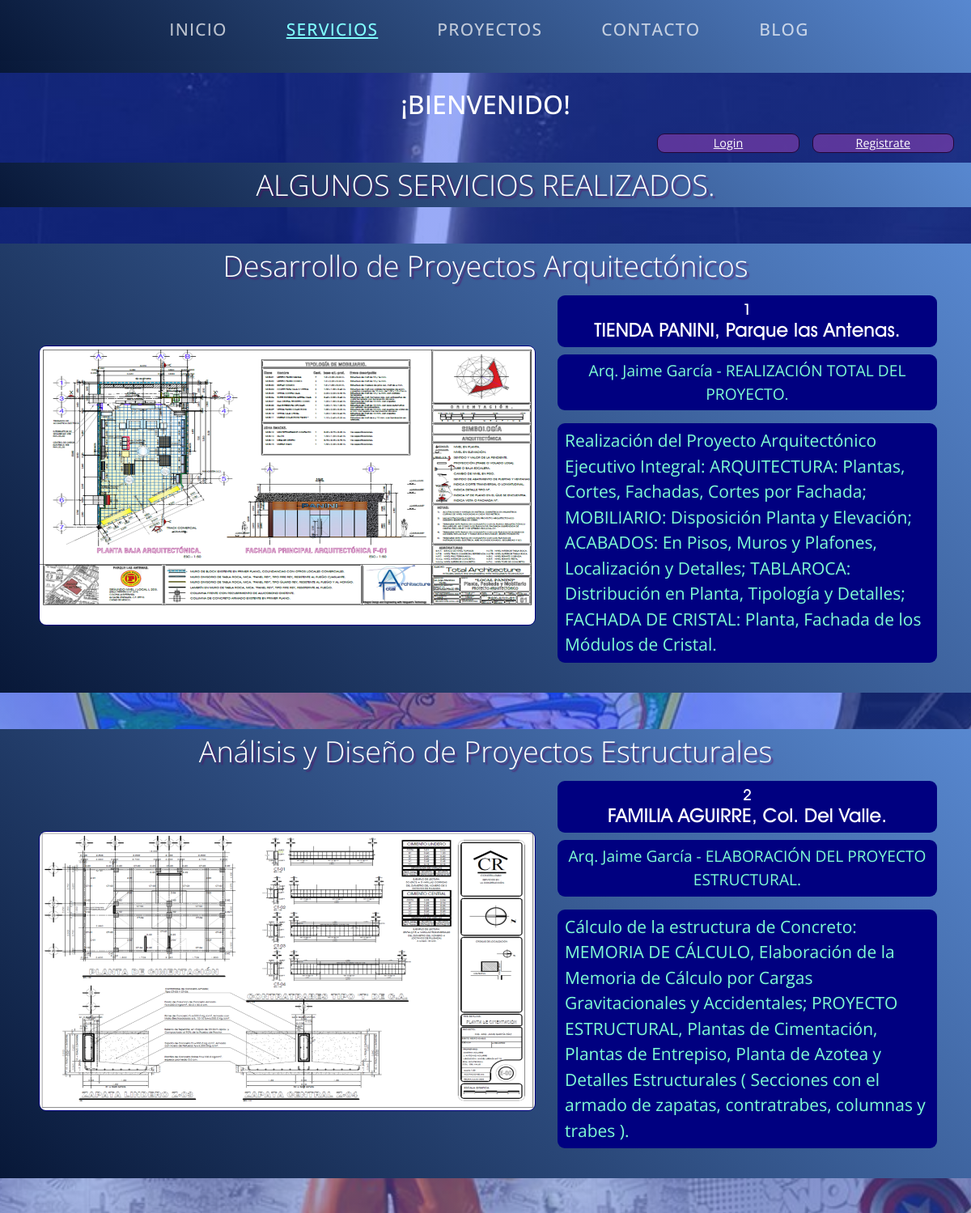
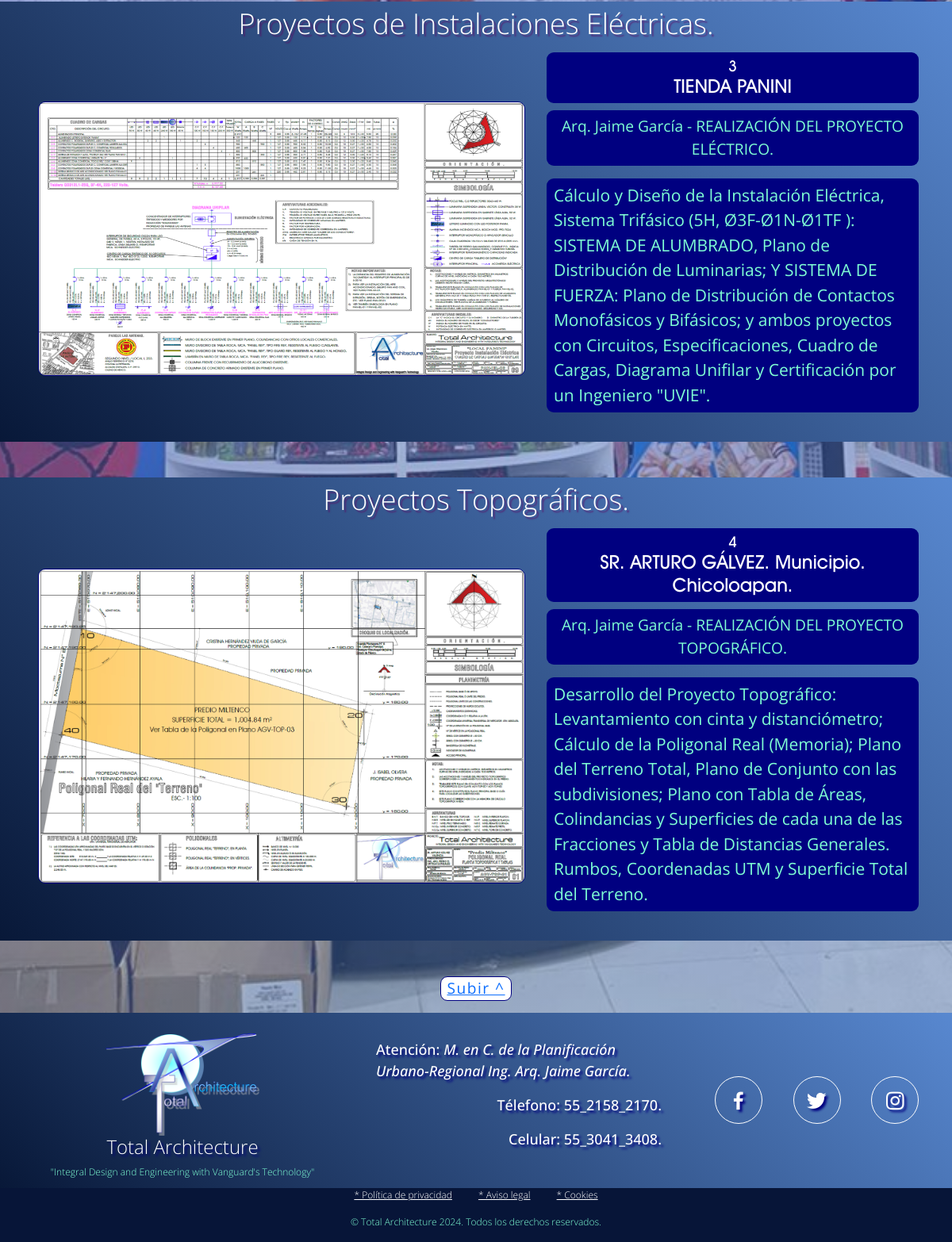
Screenshot of /servicios with the database file from the repository (2 pictures, top to bottom).
### Servicios/models.py (models this page shows, shortened)
class Servicios(models.Model):
    titulo = models.CharField(max_length=45)
    nombre = models.CharField(max_length=45)
    persona_funcion = models.CharField(max_length=75)
    contenido = models.TextField('Contenido:', max_length=360)
    imagen = models.ImageField(upload_to='servicios_media')
    created = models.DateTimeField(auto_now_add=True)
    updated = models.DateField(auto_now_add = True)
    class Meta():
        verbose_name='servicio'
        verbose_name_plural='servicios'

### Servicios/views.py (the view)
# urls.py: path('', views.servicios, name="Servicios"), # Ahora apunta a la raíz
def servicios(request):
    servicios=Servicios.objects.all()
    return render(request, "Servicios/servicios.html",{"servicios_tmp": servicios})

### Servicios/templates/servicios/servicios.html (shortened to what this page needs)
{% extends "TA_Inicio/base.html" %} {% load static %}
{% block content %}
<div class="contenedor_gral">
  <h2 class="subtitulo">ALGUNOS SERVICIOS REALIZADOS.</h2>
</div>
{% for servicio in servicios_tmp %}
<section class="seccion_pagina">
  <div class="contenedor_gral">
    <h2 class="subtitulo">{{servicio.titulo}}</h2>
      <div class="seccion_recuadro">
          <img class="seccion_recuadro_img" src="{{servicio.imagen.url}}" alt="Imagen_01">
          <div class="seccion_recuadro_texto">
              <h2 class="seccion_encabezado" >
                  <span class="seccion_eslogan">{{servicio.id}}</span>
                  <span class="seccion_titulo">{{servicio.nombre}}</span>
              </h2>
              <p class="seccion_descripcion" id="persona_funcion"> {{servicio.persona_funcion}}</p>
              <p class="seccion_descripcion">{{servicio.contenido}}</p>
          </div>
      </div>
    </div>
  </section>
  {% endfor %}
{% endblock content %}

### TA_Inicio/static/css_ta/estilos.css (style rules this page uses)
* { margin: 0; padding: 0; box-sizing: border-box; }
:root { scroll-behavior: smooth; }
body { font-family: 'Open Sans',sans-serif; background: linear-gradient(rgba(25, 61, 240, 0.45), rgba(89, 137, 208, 0.45)), url("../imgs_plantilla_base/PA-Panini_Vista_Interior_100%.jpg"); background-size: cover; background-position: center; background-attachment: fixed; margin: 0 0; }
h1, h2, h3, h4, h5, h6 { font-family: 'Open Sans'; color:#fff }
p { font-weight: 100; font-size: 0.75rem; color: aquamarine; }
.contenedor_gral { width: 100%; min-width: 450px; overflow: hidden; background-image: linear-gradient(45deg, rgba(8, 24, 56), rgba(88, 136, 208)); }
.contenedor_gral .subtitulo { color: rgb(255, 255, 255); text-shadow: 3px 3px 1.5px rgba(95, 0, 95, 0.5); margin-top: 6px; margin-bottom: 6px; font-weight: 300; font-size: 19.5px; text-align: center; }
.seccion_pagina { width: 100vw; margin-top: 45px; margin-bottom: 45px; margin-left: auto; margin-right: auto; position: relative; z-index: -3; }
.seccion_recuadro { margin-top: 9px; margin-bottom: 15px; width: 96vw; display: flex; flex-direction: column; justify-content: space-between; align-content: center; }
.seccion_recuadro_img { border: 0.9px solid rgb(0, 0, 128); border-radius: 9px; max-width: 90%; object-fit: cover; align-self: center; display: block; }
.seccion_recuadro_texto { padding: 6px; margin: auto 12px; display: flex; flex-direction: column; flex-wrap: wrap; justify-content: center; }
.seccion_encabezado { padding: 6px 0; margin-bottom: 9px; border-radius: 9px; background-color: navy; flex-shrink: 0; flex-basis: 15%; }
.seccion_eslogan, .seccion_titulo { font-family: 'TA-Avantg_Med'; font-weight: lighter; color: rgba(255, 255, 255); text-align: center; display: block; }
.seccion_eslogan { font-size: 1.2rem; }
.seccion_titulo { font-size: 1.5rem; }
.seccion_descripcion { font-size: 0.9rem; padding: 6px 9px; border-radius: 9px; background-color: navy; font-weight: 400; }
@media screen and (min-width: 1025px) { .contenedor_gral .subtitulo { font-size: 36px; text-align: center } }
@media screen and (min-width: 1025px) { .seccion_recuadro { margin-left: auto; margin-right: auto; justify-self: center; padding-left: 15px; flex-direction: row; flex-wrap: nowrap; justify-content: space-evenly; } }
@media screen and (min-width: 1025px) { #persona_funcion { font-size: 1.2rem; text-align: center; } }
@media screen and (min-width: 1025px) { .seccion_recuadro_img { max-width: 54%; margin: 3px 9px; } }
@media screen and (min-width: 1025px) { .seccion_descripcion { font-size: 21px; } }

### rows the page displays
Servicios: titulo "Desarrollo de Proyectos Arquitectónicos", imagen (picture), id "1", nombre "TIENDA PANINI, Parque las Antenas.", persona_funcion "Arq. Jaime García - REALIZACIÓN TOTAL DEL PROYECTO.", contenido "Realización del Proyecto Arquitectónico Ejecutivo Integral: ARQUITECTURA: Plantas, Cortes, Fachadas, Cortes por Fachada; MOBILIARIO: Disposición Planta y Elevación; ACABADOS: En Pisos, Muros y Plafones, Localización y Detalles; TABLAROCA: Distribución en Planta, Tipología y Detalles; FACHADA DE CRISTAL: Planta, Fachada de los Módulos de Cristal."
Servicios: titulo "Análisis y Diseño de Proyectos Estructurales", imagen (picture), id "2", nombre "FAMILIA AGUIRRE, Col. Del Valle.", persona_funcion "Arq. Jaime García - ELABORACIÓN DEL PROYECTO ESTRUCTURAL.", contenido "Cálculo de la estructura de Concreto: MEMORIA DE CÁLCULO, Elaboración de la Memoria de Cálculo por Cargas Gravitacionales y Accidentales; PROYECTO ESTRUCTURAL, Plantas de Cimentación, Plantas de Entrepiso, Planta de Azotea y Detalles Estructurales ( Secciones con el armado de zapatas, contratrabes, columnas y trabes )."
Servicios: titulo "Proyectos de Instalaciones Eléctricas.", imagen (picture), id "3", nombre "TIENDA PANINI", persona_funcion "Arq. Jaime García - REALIZACIÓN DEL PROYECTO ELÉCTRICO.", contenido "Cálculo y Diseño de la Instalación Eléctrica, Sistema Trifásico (5H, Ø3F-Ø1N-Ø1TF ): SISTEMA DE ALUMBRADO, Plano de Distribución de Luminarias; Y SISTEMA DE FUERZA: Plano de Distribución de Contactos Monofásicos y Bifásicos; y ambos proyectos con Circuitos, Especificaciones, Cuadro de Cargas, Diagrama Unifilar y Certificación por un Ingeniero \"UVIE\"."
Servicios: titulo "Proyectos Topográficos.", imagen (picture), id "4", nombre "SR. ARTURO GÁLVEZ. Municipio. Chicoloapan.", persona_funcion "Arq. Jaime García - REALIZACIÓN DEL PROYECTO TOPOGRÁFICO.", contenido "Desarrollo del Proyecto Topográfico: Levantamiento con cinta y distanciómetro; Cálculo de la Poligonal Real (Memoria); Plano del Terreno Total, Plano de Conjunto con las subdivisiones; Plano con Tabla de Áreas, Colindancias y Superficies de cada una de las Fracciones y Tabla de Distancias Generales. Rumbos, Coordenadas UTM y Superficie Total del Terreno."
